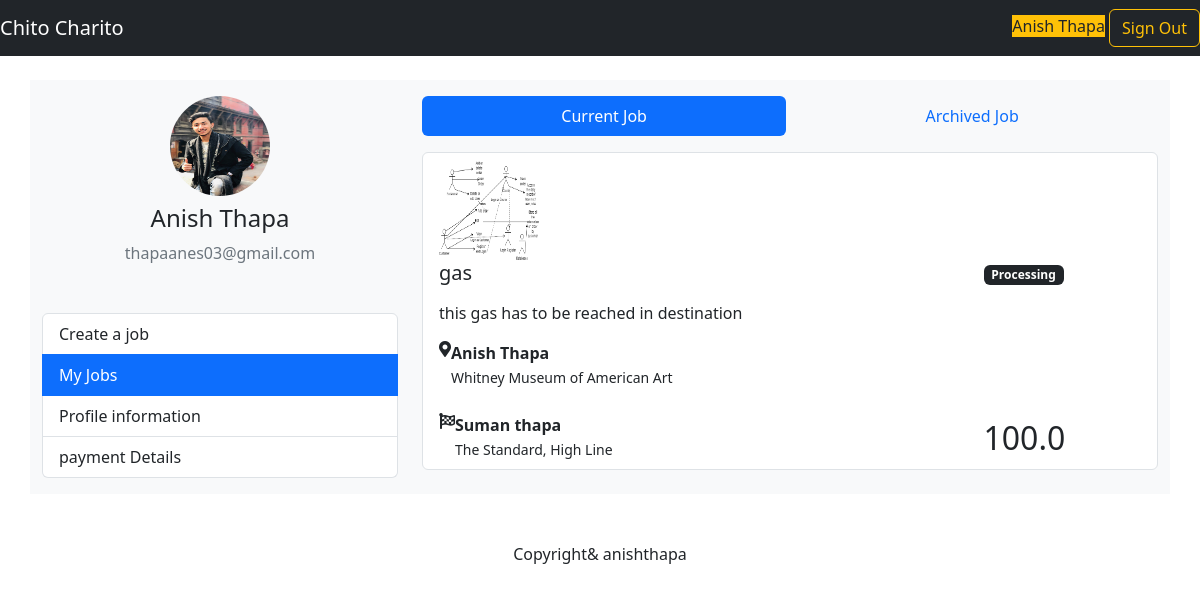
/customer/jobs/current (signed in), run on an earlier commit of the app's database.
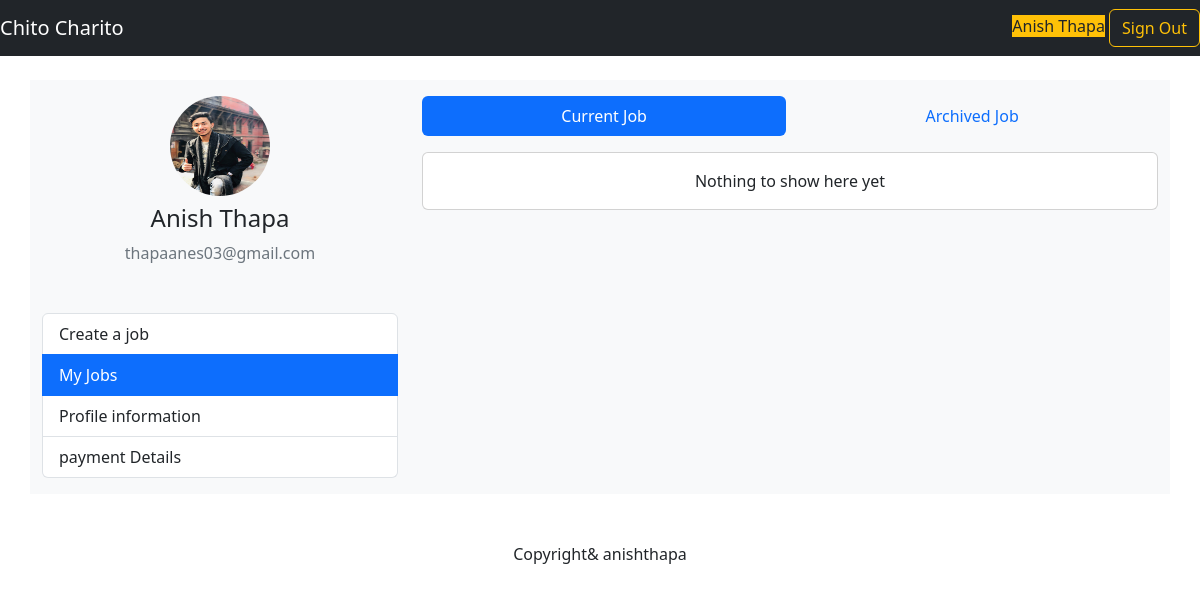
And on a later commit of the database.
### mainapp/models.py (models this page shows, shortened)
class Job(models.Model):
  SMALL_SIZE = "small"
  MEDIUM_SIZE = "medium"
  LARGE_SIZE = "large"
  SIZES = (
    (SMALL_SIZE, 'Small'),
    (MEDIUM_SIZE, 'Medium'),
    (LARGE_SIZE, 'Large'),
  )
  CREATING_STATUS = 'creating'
  PROCESSING_STATUS = 'processing'
  PICKING_STATUS = 'picking'
  DELIVERING_STATUS = 'delivering'
  COMPLETED_STATUS = 'completed'
  CANCELED_STATUS = 'canceled'
  STATUSES = (
    (CREATING_STATUS, 'Creating'),
    (PROCESSING_STATUS, 'Processing'),
    (PICKING_STATUS, 'Picking'),
    (DELIVERING_STATUS, 'Delivering'),
    (COMPLETED_STATUS, 'Completed'),
    (CANCELED_STATUS, 'Canceled'),
  )
  id = models.UUIDField(primary_key=True, default=uuid.uuid4, editable=False)
  customer = models.ForeignKey(Customer, on_delete=models.CASCADE)
  name = models.CharField(max_length=255)
  description = models.CharField(max_length=255)
  category = models.ForeignKey(Category, on_delete=models.SET_NULL, null=True, blank=True)
  size = models.CharField(max_length=20, choices=SIZES, default=MEDIUM_SIZE)
  quantity = models.IntegerField(default=1)
  photo = models.ImageField(upload_to='job/photos/')
  status = models.CharField(max_length=20, choices=STATUSES, default=CREATING_STATUS)
  created_at = models.DateTimeField(default=timezone.now)
  pickup_address = models.CharField(max_length=255, blank=True)
  pickup_lat = models.FloatField(default=0)
  pickup_lng = models.FloatField(default=0)
  pickup_name = models.CharField(max_length=255, blank=True)
  pickup_phone = models.CharField(max_length=50, blank=True)
  delivery_address = models.CharField(max_length=255, blank=True)
  delivery_lat = models.FloatField(default=0)
  delivery_lng = models.FloatField(default=0)
  delivery_name = models.CharField(max_length=255, blank=True)
  delivery_phone = models.CharField(max_length=50, blank=True)
  duration = models.IntegerField(default=0)
  distance = models.FloatField(default=0)
  price = models.FloatField(default=0)
  pickup_photo = models.ImageField(upload_to='job/pickup_photos/', null=True, blank=True)
  pickedup_at = models.DateTimeField(null=True, blank=True)
  delivery_photo = models.ImageField(upload_to='job/delivery_photos/', null=True, blank=True)
  delivered_at = models.DateTimeField(null=True, blank=True)

### mainapp/customer/views.py (the view)
# urls.py: path('jobs/current', customer_views.current_jobs_page, name="current_jobs"),
@login_required(login_url="/sign-in/?next=/customer/")
def current_jobs_page(request):
    jobs = Job.objects.filter(
        customer=request.user.customer,
        status__in=[
            Job.PROCESSING_STATUS,
            Job.PICKING_STATUS,
            Job.DELIVERING_STATUS
        ]
    )
    return render(request, 'customer/jobs.html', {
        "jobs": jobs
    })

### mainapp/templates/customer/jobs.html
{% extends 'customer/base.html'%}
{% block main %}
{% url 'customer:current_jobs' as current_jobs_url %}
{% url 'customer:archived_jobs' as archived_jobs_url %}
<ul class="nav nav-pills nav-fill">
    <li class="nav-item">
      <a class="nav-link {% if request.path == current_jobs_url %} active {% endif %}" aria-current="page"
      href="{% url 'customer:current_jobs' %}" >Current Job</a>
    </li>
    <li class="nav-item">
      <a class="nav-link {% if request.path == archived_jobs_url %} active {% endif %}" aria-current="page"
      href="{% url 'customer:archived_jobs' %}" >Archived Job</a>
    </li>
  </ul>
<div class="list-group mt-3">
 {% if jobs %}
 {% for job in jobs %}
 <a href="{% url 'customer:job' job.id  %}" class="list-group-item list-group-item-action">
  <div class="media">
    <img src="{{ job.photo.url }}" class="rounded-lg mr-3 " width="100" height="100">
    <div class="media-body">
      <div class="row">
        <div class="col-lg-9">
          <h5 class="mb-3">{{ job.name }}</h5>
          <p>{{ job.description }}</p>
          <div class="d-flex mb-4">
            <i class="fas fa-map-marker-alt"></i>
            <div class="ml-2">
              <b>{{ job.pickup_name }}</b><br />
              <small>{{ job.pickup_address }}</small>
            </div>
          </div>
          <div class="d-flex">
            <i class="fas fa-flag-checkered"></i>
            <div class="ml-2">
              <b>{{ job.delivery_name }}</b><br />
              <small>{{ job.delivery_address }}</small>
            </div>
          </div>
        </div>
        <div class="col-lg-3 text-right d-flex flex-column justify-content-between">
          <div><span class="badge badge-warning bg-dark mb-2">{{ job.get_status_display }}</span></div>
          <h2 class="mb-1">{{ job.price }}</h2>
        </div>
      </div>
    </div>
  </div>
</a>
 {% endfor %}
 {% else %}
 <div class="card">
   <div class = "card-body text-center">
     Nothing to show here yet
   </div>
 </div>
{% endif %}
</div>
{% endblock %}

What changed in the data, as far as the page shows it:
no longer on this page (row edited): Job: photo (picture), name "gas", description "this gas has to be reached in destination", pickup_name "Anish Thapa", pickup_address "Whitney Museum of American Art", delivery_name "Suman thapa", delivery_address "The Standard, High Line", status "Processing", price "100.0"
Also different on the page:
text now shown: "Nothing to show here yet"
